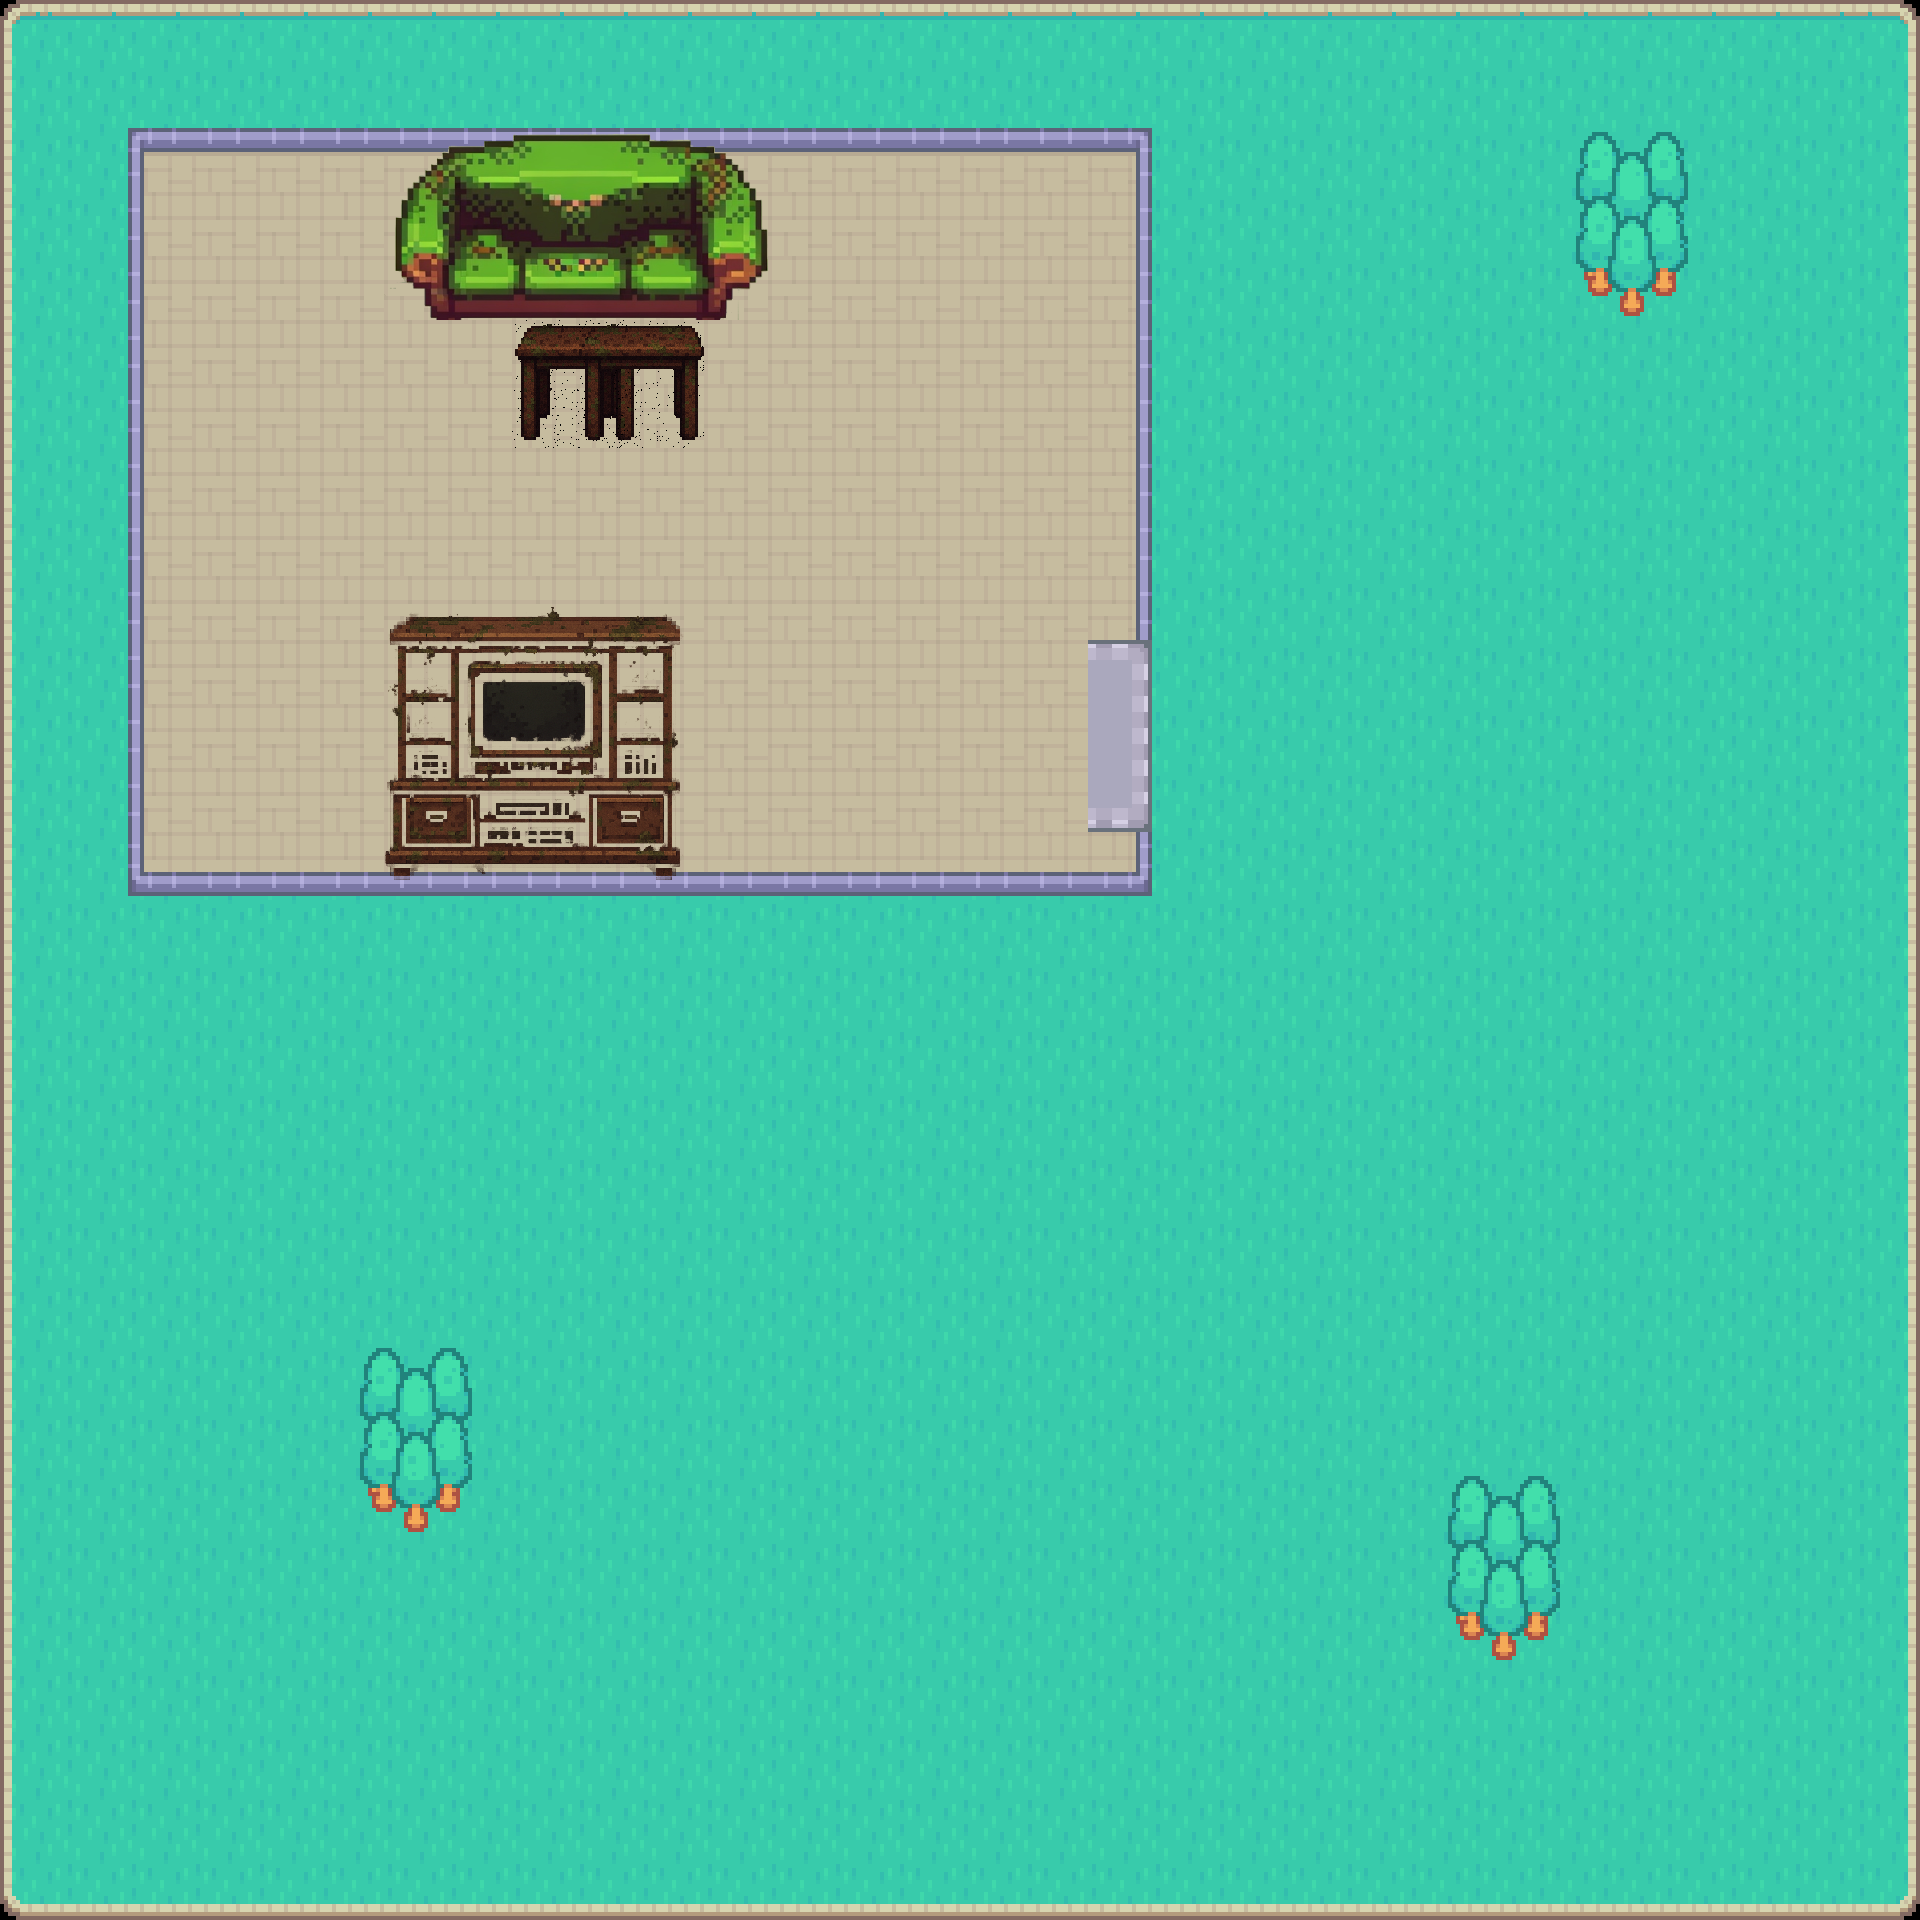

This is a level from a 2D game, rendered from its Tiled map with the project's own tilesets. A one-line summary and the map file follow, with tile-layer data summarised:
An orthogonal 30x30 tile map with 64x64 px tiles, 4 tile layers (Ground, Trees, Rooms, Furniture), 6 tilesets and 12 objects.

<map version="1.10" tiledversion="1.11.2" orientation="orthogonal" renderorder="right-down" width="30" height="30" tilewidth="64" tileheight="64" infinite="0" nextlayerid="12" nextobjectid="23">
 <editorsettings>
  <export target="testMap1.lua" format="lua" />
 </editorsettings>
 <tileset firstgid="1" name="outside" tilewidth="64" tileheight="64" tilecount="54" columns="9">
  <image source="tileset.png" width="576" height="384" />
 </tileset>
 <tileset firstgid="55" name="random" tilewidth="1" tileheight="1" tilecount="0" columns="0" />
 <tileset firstgid="55" name="objects_40" tilewidth="43" tileheight="38" tilecount="1" columns="1">
  <image source="collectibles1/objects_40.png" width="43" height="38" />
 </tileset>
 <tileset firstgid="56" name="green_couch" tilewidth="64" tileheight="64" tilecount="18" columns="6">
  <image source="furniture/green_couch.png" width="384" height="232" />
 </tileset>
 <tileset firstgid="74" name="pixel_tv_unit_300px" tilewidth="300" tileheight="300" tilecount="1" columns="1">
  <image source="furniture/pixel_tv_unit_300px.png" width="300" height="300" />
 </tileset>
 <tileset firstgid="75" name="pixel_table_128px_transparent" tilewidth="128" tileheight="128" tilecount="1" columns="1">
  <image source="furniture/pixel_table_128px_transparent.png" width="128" height="128" />
 </tileset>
 <layer id="3" name="Ground" width="30" height="30">
  <data>[900 cells, 900 non-empty, 9 distinct tile ids]</data>
 </layer>
 <layer id="2" name="Trees" width="30" height="30">
  <data>[900 cells, 56 non-empty, 10 distinct tile ids]</data>
 </layer>
 <layer id="5" name="Rooms" width="30" height="30">
  <data>[900 cells, 192 non-empty, 12 distinct tile ids]</data>
 </layer>
 <layer id="10" name="Furniture" width="30" height="30">
  <data>[900 cells, 43 non-empty, 21 distinct tile ids]</data>
 </layer>
 <objectgroup id="11" name="furniture">
  <object id="19" x="444.749" y="150.53">
   <polygon points="0,0 -37.6326,46.1854 -44.4749,97.5026 -42.7643,121.451 -23.948,138.556 -13.6846,165.925 -8.55286,172.768 285.665,169.347 290.797,141.977 313.035,136.846 328.43,114.608 318.166,44.4749 294.218,10.2634 258.296,-6.84229 213.821,-15.3951 112.898,-13.6846 53.0277,-11.974" />
  </object>
  <object id="20" x="383.168" y="140.267" width="396.853" height="188.163" />
  <object id="21" x="388.3" y="620.937" width="285.665" height="249.743" />
  <object id="22" x="520.014" y="338.693" width="176.189" height="88.9497" />
 </objectgroup>
 <objectgroup id="4" name="Walls">
  <object id="11" x="1133.05" y="132.285" width="15.3403" height="763.037" />
  <object id="12" x="126.533" y="130.367" width="15.3403" height="763.037" />
  <object id="15" x="138.037" y="136.12" width="996.933" height="15.3374" />
  <object id="17" x="139.954" y="872.316" width="993.098" height="19.1718" />
 </objectgroup>
 <objectgroup id="8" name="doors">
  <object id="3" x="1096.63" y="653.758" width="44.0951" height="166.794" />
 </objectgroup>
 <objectgroup id="7" name="collectibles">
  <object id="7" gid="55" x="822.558" y="375.595" width="43" height="38" />
  <object id="8" gid="55" x="584.828" y="469.537" width="43" height="38" />
  <object id="9" gid="55" x="256.991" y="667.006" width="43" height="38" />
 </objectgroup>
</map>
